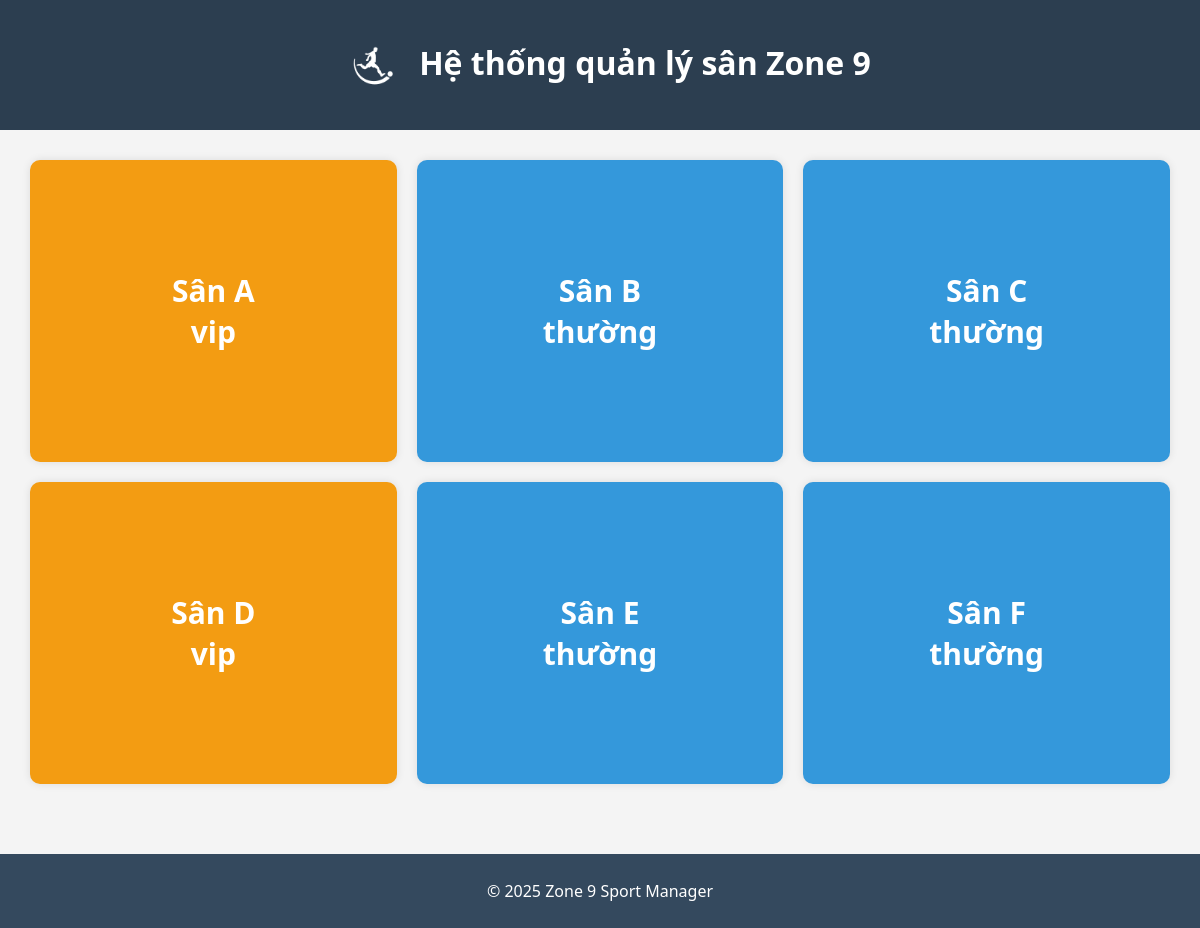
The page / on the database its author committed.
### tables this page shows
CREATE TABLE `fields` (
  `id` int(11) NOT NULL,
  `name` varchar(50) NOT NULL,
  `type` enum('vip','thường') NOT NULL DEFAULT 'thường',
  `open_time` time NOT NULL DEFAULT '06:00:00',
  `close_time` time NOT NULL DEFAULT '22:00:00'
);

### index.php (the view)
<?php
include 'includes/header.php';
require 'includes/db.php';
$fields = $conn->query("SELECT * FROM fields");
?>
<div class="field-map">
    <?php while($field = $fields->fetch_assoc()): ?>
        <a class="field-box <?= strtolower($field['type']) ?>" href="pages/field_detail.php?id=<?= $field['id'] ?>">
            <?= htmlspecialchars($field['name']) ?><br>
            <span><?= $field['type'] ?></span>
        </a>
    <?php endwhile; ?>
</div>
<?php include 'includes/footer.php'; ?>

### includes/header.php (shortened to what this page needs)
<!DOCTYPE html>
<html lang="vi">
<head>
    <link rel="stylesheet" href="css/style.css">
</head>
<body>
<header>
    <div class="logo">
        <a href="/Sport_Manager/">
            <img src="/Sport_Manager/asset/img/logo.png" alt="Logo">
        </a>
    </div>
    <h1>Hệ thống quản lý sân Zone 9</h1>
</header>

### includes/footer.php
<footer>
    <p>© 2025 Zone 9 Sport Manager</p>
</footer>
</body>
</html>

### css/style.css (style rules this page uses)
body { font-family: 'Segoe UI', sans-serif; margin: 0; background: #f4f4f4; }
header { display: flex; background-color: #2c3e50; padding: 20px; color: white; text-align: center; margin: auto; justify-content: center; }
.logo img { height: 50px; vertical-align: middle; margin: 20px; }
.field-map { display: grid; grid-template-columns: repeat(3, 1fr); gap: 20px; padding: 30px; max-width: 1500px; margin: 0 auto; }
.field-box { font-size: 30px; display: block; padding: 110px; text-align: center; background-color: #ecf0f1; border-radius: 10px; text-decoration: none; font-weight: bold; color: #333; box-shadow: 0 0 8px rgba(0,0,0,0.1); transition: all 0.3s ease; }
.field-box.vip { background-color: #f39c12; color: white; }
.field-box.thường { background-color: #3498db; color: white; }
footer { text-align: center; background: #34495e; color: white; padding: 10px; margin-top: 40px; }

### rows shown on the page
fields: name "Sân A", type "vip"
fields: name "Sân B", type "thường"
fields: name "Sân C", type "thường"
fields: name "Sân D", type "vip"
fields: name "Sân E", type "thường"
fields: name "Sân F", type "thường"
